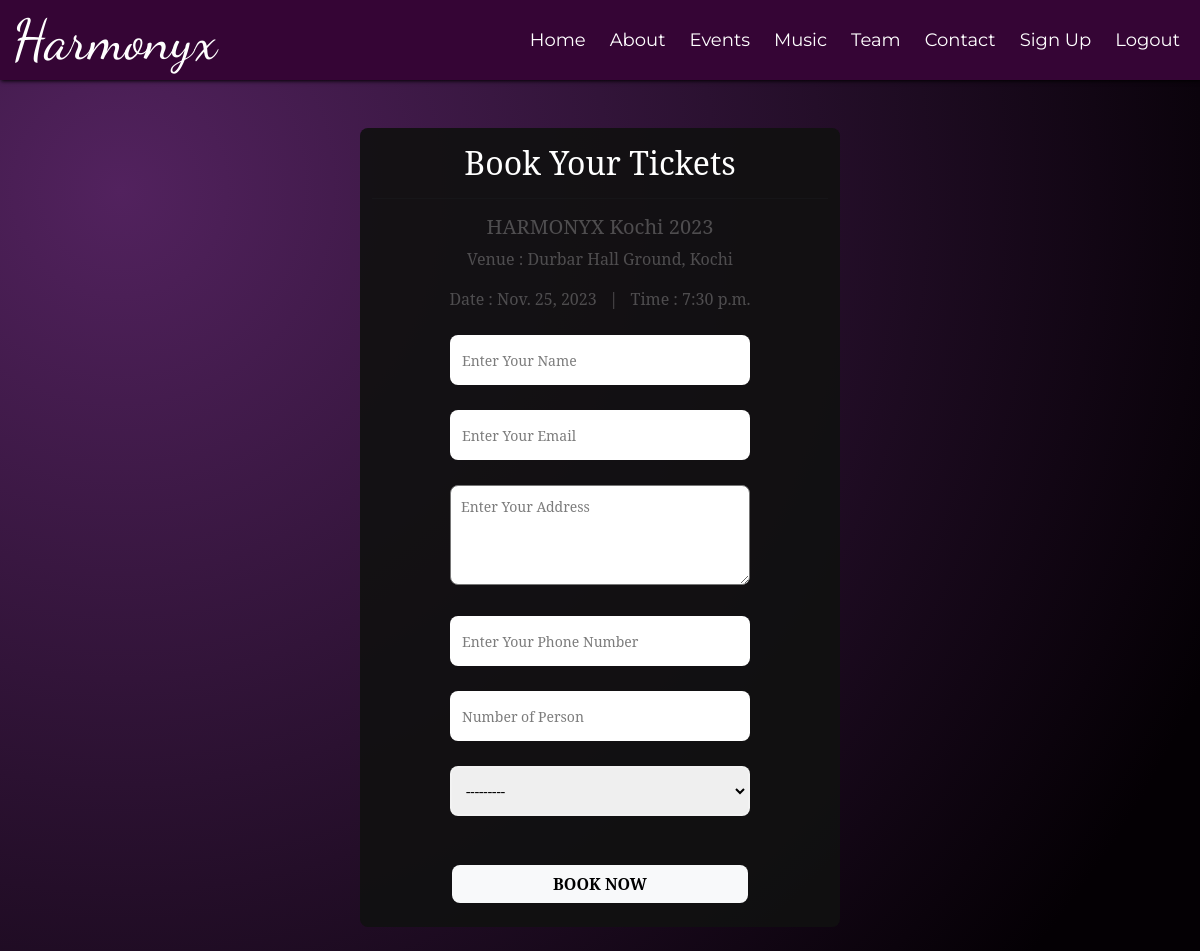
The page /booking/1/ (signed in) on the database its author committed.
### App/models.py (models this page shows)
class Event(models.Model):
    event_title = models.CharField(max_length = 30, blank = False, null = False)
    event_description = models.CharField(max_length=255)
    event_image = models.ImageField(upload_to='events')
    event_venue = models.CharField(max_length=100, blank=True, null=True)
    event_date = models.DateField()
    event_time = models.TimeField()
    def __str__(self):
        return self.event_title

### App/views.py (the view)
# urls.py: path('booking/<int:pk>/', views.booking, name = 'booking'),
@login_required()
def booking(request, pk):
    event_details = Event.objects.get(pk = pk)
    if request.method == 'POST':
        form = BookingForm(request.POST)
        if form.is_valid():
            form.save()
            return redirect('confirmation')
    else:
        form = BookingForm()
        dict_booking = {
            'form': form,
            'event_details': event_details,
        }
    return render(request, 'App/booking.html', dict_booking)

### App/forms.py
class BookingForm(forms.ModelForm):
    class Meta:
        model = Booking
        fields = '__all__'
        widgets = {
            'person_name' : forms.TextInput(attrs={'class': 'person-name-field', 'id': 'field-id', 'placeholder': 'Enter Your Name'}),
            'person_mail' : forms.TextInput(attrs={'class': 'person-mail-field', 'id': 'field-id', 'placeholder': 'Enter Your Email'}),
            'person_address' : forms.Textarea(attrs={'class': 'person-address-field', 'id': 'field-id-address', 'placeholder': 'Enter Your Address'}),
            'person_number' : forms.TextInput(attrs={'class': 'person-number-field', 'id': 'field-id', 'type': 'tel', 'placeholder': 'Enter Your Phone Number'}),
            'event_title' : forms.Select(attrs={'class': 'event-title-field', 'id': 'field-id', 'placeholder': 'Select Event'}),
            'person_count' : forms.NumberInput(attrs={'class': 'person-count-field', 'id': 'field-id', 'placeholder': 'Number of Person'}),
        }

### templates/App/booking.html (shortened to what this page needs)
{% extends 'App/base.html' %}
{% load static %}
{% block content %}
<body id="bookingbody">
    <div class="container bookingcontainer text-center rounded-3 mt-5 mb-4" id="form_container">
     <form action="" method="POST" class="">
        <h2 class="text-center m-3 text-white">Book Your Tickets</h2><hr>
        <h5 class="text-white opacity-25">{{event_details.event_title}}</h5>
        <p class="text-white opacity-25">Venue : {{event_details.event_venue}}</p>
        <p class="text-white opacity-25"> Date : {{event_details.event_date}} &nbsp;&nbsp;|&nbsp;&nbsp; Time : {{event_details.event_time}}</p>
            <div class="form-group mt-4">
                {{form.person_name}}
            </div>
            <div class="form-group">
                {{form.person_mail}}
            </div>
            <div class="form-group">
                {{form.person_address}}
            </div>
            <div class="form-group">
                {{form.person_number}}
            </div>
            <div class="form-group">
                {{form.person_count}}
            </div>
            <div class="form-group">
                {{form.event_title}}
            </div>
            <br>
            <button class="btn text-bg-light mb-4 rounded-3 bookingbtn" onclick="confirmation.html">BOOK NOW</button>
        </form>
    </div>
</body>
{% endblock %}

### static/css/style.css (style rules this page uses)
* { margin: 0; padding: 0; box-sizing: border-box; scroll-behavior: smooth; }
:root { --body-color: radial-gradient( circle farthest-corner at 10% 20%, rgb(82, 34, 94) 0%, rgba(4,0,4,1) 90% ); --nav-color: rgb(53, 5, 53); --loginregister-bg: rgba(37, 36, 36, 0.897) }
.form-group { margin-bottom: 25px; color: #fff; }
.person-address-field { color: black; padding: 10px; height: 100px; border-radius: 8px; width: 300px; font-size: 14px; }
.person-address-field::placeholder { color: #00000083; }
.bookingcontainer { display: flex; flex-direction: column; width: 480px; background: rgba(17, 17, 17, 0.925);; }
#field-id { border: 2px solid rgba(255, 255, 255, .2); color: black; padding: 10px; border-radius: 8px; width: 300px; height: 50px; font-size: 14px; }
#field-id::placeholder { color: #00000083; }
.bookingbtn { font-weight: 600; width: 65%; }
#bookingbody { background-image: var(--body-color); font-family: 'Noto Serif', serif; }

### rows shown on the page
Event: event_title "HARMONYX Kochi 2023", event_venue "Durbar Hall Ground, Kochi", event_date "Nov. 25, 2023", event_time "7:30 p.m.", event_title "---------"
